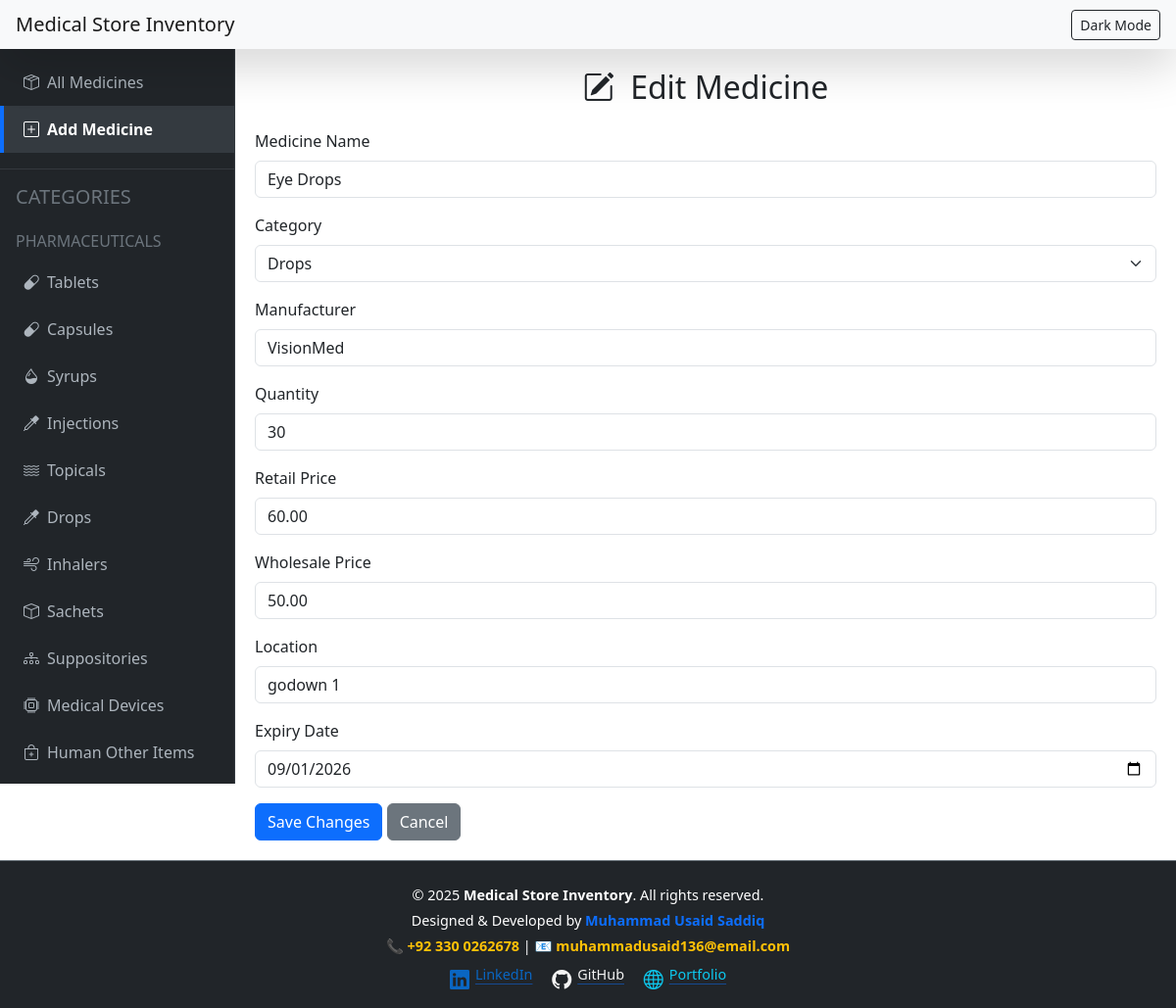
Screenshot of /edit.php?id=6 with the database file from the repository.
### tables this page shows
CREATE TABLE `medicines` (
  `id` int(11) NOT NULL,
  `name` varchar(100) NOT NULL,
  `category` enum('Tablet','Capsule','Syrup','Injection','Topical','Drops','Inhaler','Suppository','Medical Device','General Item','Vet Inj 10ml','Vet Inj 50ml','Vet Inj 100ml','Vet Powder','Vet Tablets','Vet Other Items','Vet Tuips','Vet Drench 1000ml','Vet Drench 100ml','Human Other Items','Vet Syrup','Sachet','Vet Drip','Vet Spray') DEFAULT NULL,
  `manufacturer` varchar(100) DEFAULT NULL,
  `quantity` int(11) NOT NULL DEFAULT 0,
  `retail_price` decimal(10,2) DEFAULT NULL,
  `wholesale_price` decimal(10,2) DEFAULT NULL,
  `expiry_date` date NOT NULL,
  `added_date` timestamp NOT NULL DEFAULT current_timestamp(),
  `location` varchar(50) NOT NULL DEFAULT 'Shop'
);

### edit.php (the view, shortened to what this page needs)
<?php
include "config.php";
if (isset($_GET['id']) && !empty($_GET['id'])) {
    $id = intval($_GET['id']);
} else {
    echo "<div class='alert alert-danger'>Medicine ID is not provided!</div>";
    exit;
}
$sql = "SELECT * FROM medicines WHERE id = $id";
$result = mysqli_query($conn, $sql);
$medicine = mysqli_fetch_assoc($result);
?>
<!DOCTYPE html>
<html lang="en" data-bs-theme="light">
<head>
    <link href="https://cdn.jsdelivr.net/npm/bootstrap@5.3.2/dist/css/bootstrap.min.css" rel="stylesheet" />
    <link href="https://cdn.jsdelivr.net/npm/bootstrap-icons@1.10.5/font/bootstrap-icons.css" rel="stylesheet" />
</head>
<body>
    <nav class="navbar navbar-light fixed-top bg-light px-3 shadow-lg">
        <a href="index.php" class="navbar-brand mb-0 h1">Medical Store Inventory</a>
        <button id="modeToggle" class="btn btn-outline-dark btn-sm" title="Toggle Dark/Light Mode">Dark Mode</button>
    </nav>
    <div class="sidebar">
        <a href="index.php"><i class="bi bi-box-seam me-2"></i>All Medicines</a>
        <a href="add_medicine.php" class="active fw-bold"><i class="bi bi-plus-square me-2"></i>Add Medicine</a>
        <hr class="text-secondary" />
        <h5 class="text-secondary text-uppercase ps-3 mt-3 mb-2">Categories</h5>
        <h6 class="text-secondary text-uppercase ps-3 mt-4 mb-2">Pharmaceuticals</h6>
        <a href="category_tablet.php"><i class="bi bi-capsule me-2"></i>Tablets</a>
        <a href="category_capsule.php"><i class="bi bi-capsule me-2"></i>Capsules</a>
        <a href="category_syrup.php"><i class="bi bi-droplet-half me-2"></i>Syrups</a>
        <a href="category_injection.php"><i class="bi bi-eyedropper me-2"></i>Injections</a>
        <a href="category_topical.php"><i class="bi bi-water me-2"></i>Topicals</a>
        <a href="category_drops.php"><i class="bi bi-eyedropper me-2"></i>Drops</a>
        <a href="category_inhaler.php"><i class="bi bi-wind me-2"></i>Inhalers</a>
        <a href="category_sachet.php"><i class="bi bi-box me-2"></i>Sachets</a>
        <a href="category_suppository.php"><i class="bi bi-diagram-3 me-2"></i>Suppositories</a>
        <a href="category_medical_device.php"><i class="bi bi-cpu me-2"></i>Medical Devices</a>
        <a href="category_human_other_items.php"><i class="bi bi-bag-plus me-2"></i>Human Other Items</a>
    </div>
    <main class="main-content">
        <h2 class="mb-4 text-center medicine"><i class="bi bi-pencil-square me-2"></i> Edit Medicine</h2>
        <form id="addMedicineForm" method="POST" action="edit.php?id=<?= $id; ?>" novalidate>
            <div class="mb-3">
                <label for="name" class="form-label">Medicine Name</label>
                <input type="text" class="form-control" id="name" value="<?= htmlspecialchars($medicine['name']) ?>"
                    name="name" required minlength="2" />
            </div>
            <div class="mb-3">
                <label for="category" class="form-label">Category</label>
                <select class="form-select" id="category"
                    name="category" required>
                    <option value="<?= htmlspecialchars($medicine['category']) ?>" selected><?= htmlspecialchars($medicine['category']) ?></option>
                </select>
            </div>
            <div class="mb-3">
                <label for="manufacturer" class="form-label">Manufacturer</label>
                <input type="text" class="form-control" value="<?= htmlspecialchars($medicine['manufacturer']) ?>"
                    id="manufacturer" name="manufacturer" required minlength="2" />
            </div>
            <div class="mb-3">
                <label for="quantity" class="form-label">Quantity</label>
                <input type="number" min="0" class="form-control"
                    value="<?= htmlspecialchars($medicine['quantity']) ?>" id="quantity" name="quantity" required />
            </div>
            <div class="mb-3">
                <label for="price" class="form-label">Retail Price</label>
                <input type="number" min="0.01" step="0.01" class="form-control"
                    value="<?= htmlspecialchars($medicine['retail_price']) ?>" id="price" name="price" required />
            </div>
            <div class="mb-3">
                <label for="wholesale_price" class="form-label">Wholesale Price</label>
                <input type="number" min="0.01" step="0.01" class="form-control"
                    value="<?= htmlspecialchars($medicine['wholesale_price']) ?>" id="wholesale_price"
                    name="wholesale_price" required />
            </div>
            <div class="mb-3">
                <label for="location" class="form-label">Location</label>
                <input type="text" class="form-control" value="<?= htmlspecialchars($medicine['location']) ?>"
                    id="location" name="location" required minlength="2" />
            </div>
            <div class="mb-3">
                <label for="expiry_date" class="form-label">Expiry Date</label>
                <input type="date" class="form-control" value="<?= htmlspecialchars($medicine['expiry_date']) ?>"
                    id="expiry_date" name="expiry_date" required />
            </div>
            <button type="submit" class="btn btn-primary">Save Changes</button>
            <a href="index.php" class="btn btn-secondary">Cancel</a>
        </form>
    </main>
    <footer class="bg-dark text-light pt-4 pb-3 mt-auto border-top border-secondary">
        <div class="container text-center">
            <p class="mb-1 text-white">© 2025 <strong>Medical Store Inventory</strong>. All rights reserved.</p>
            <p class="mb-1 text-white">Designed & Developed by <strong class="text-primary">Muhammad Usaid
                    Saddiq</strong></p>
            <p class="mb-2">
                📞 <a href="tel:+923300262678" class="text-warning fw-semibold text-decoration-none">+92 330 0262678</a>
                |
                📧 <a href="mailto:muhammadusaid136@email.com"
                    class="text-warning fw-semibold text-decoration-none">muhammadusaid136@email.com</a>
            </p>
            <p class="mb-0">
                <a href="https://www.linkedin.com/in/yourprofile" target="_blank" class="icon-link me-3"
                    style="color: #0A66C2;">
                    <i class="bi bi-linkedin fs-5"></i> LinkedIn
                </a>
                <a href="https://github.com/yourusername" target="_blank" class="icon-link me-3"
                    style="color: #f4f4f4;">
                    <i class="bi bi-github fs-5"></i> GitHub
                </a>
                <a href="https://yourportfolio.com" target="_blank" class="icon-link" style="color: #0dcaf0;">
                    <i class="bi bi-globe fs-5"></i> Portfolio
                </a>
            </p>
        </div>
    </footer>
</body>
</html>

### edit.php (style rules this page uses)
body, html { height: 100%; margin: 0; font-family: 'Segoe UI', Tahoma, Geneva, Verdana, sans-serif; background-color: var(--bs-body-bg); color: var(--bs-body-color); }
.sidebar { height: 100vh; width: 240px; position: fixed; top: 0; left: 0; background-color: #212529; padding-top: 60px; overflow-y: auto; border-right: 1px solid #343a40; transition: all 0.3s ease; }
.sidebar a { padding: 12px 20px; text-decoration: none; font-size: 1rem; color: #adb5bd; display: block; border-left: 4px solid transparent; }
.sidebar a:hover, .sidebar a.active { background-color: #343a40; color: #fff; border-left-color: #0d6efd; }
.main-content { margin-left: 240px; padding: 20px; min-height: 100vh; display: flex; flex-direction: column; }
.main-content .medicine { margin-top: 50px; }
footer { background-color: #212529; color: #adb5bd; padding: 15px 0; text-align: center; margin-top: auto; font-size: 0.9rem; border-top: 1px solid #343a40; }
.icon-link { transition: transform 0.3s ease, text-shadow 0.3s ease; }

### rows the page displays
medicines: name "Eye Drops", category "Drops", manufacturer "VisionMed", quantity "30", price "60.00", wholesale_price "50.00", location "godown 1", expiry_date "09/01/2026"
